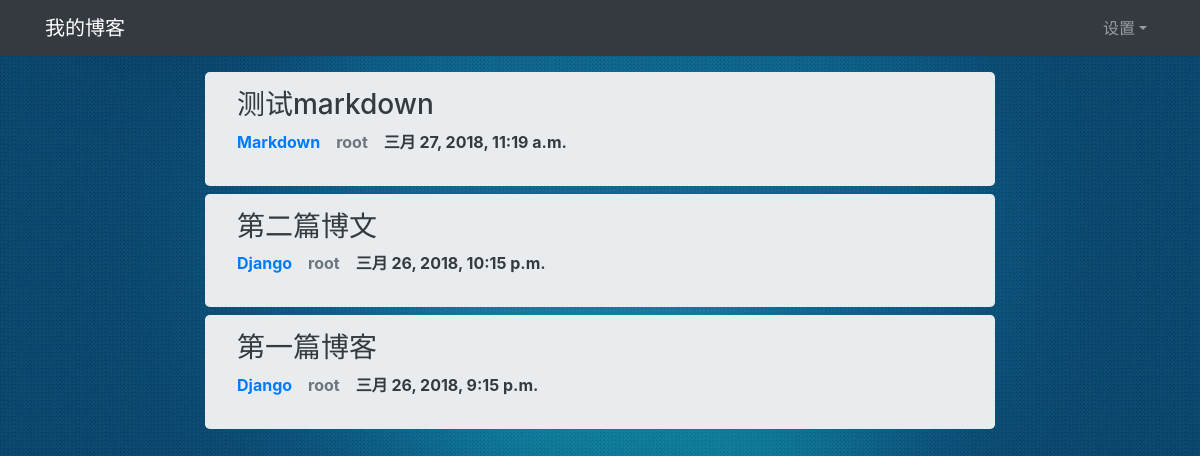
The app's page /, older data.
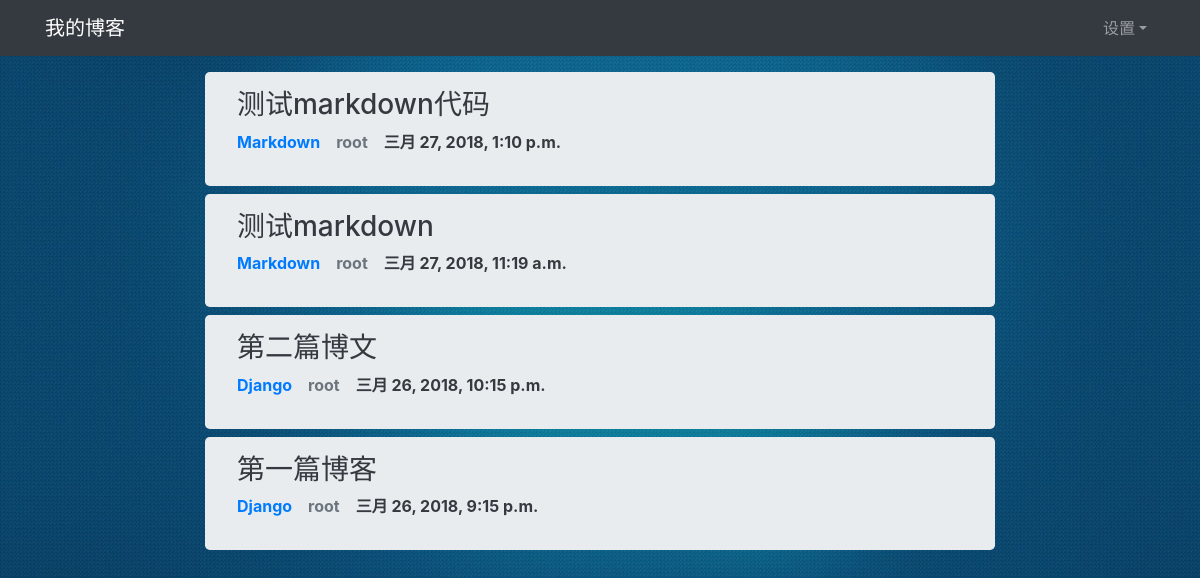
The same page, newer data.
### blog/models.py (models this page shows, shortened)
class Article(models.Model):
    title = models.CharField(max_length=100)
    body = models.TextField()
    category = models.ForeignKey(Category, on_delete=models.CASCADE)
    created_time = models.DateTimeField(auto_now_add=True)
    modified_time = models.DateTimeField(auto_now=True)
    author = models.ForeignKey(User, on_delete=models.CASCADE)
    tags = models.ManyToManyField(Tag)

class Category(models.Model):
    name = models.CharField(max_length=100)
    def __str__(self):
        return self.name

### blog/views.py (the view)
# urls.py: path('', views.index, name="index"),
def index(request):
    articles = Article.objects.all().order_by('-created_time')
    context = {'articles': articles}
    return render(request, 'blog/index.html', context)

### blog/templates/blog/index.html
{% extends 'blog/base.html' %}
{% load i18n %}
{% load static %}
{% block extracss %}
        <link rel="stylesheet" href="{% static 'css/index.css' %}">
{% endblock extracss %}
{% block content %}
<div class="row">
    <div class="col-md-2">
    </div>
    <div class="col-md-8">
        {% for article in articles %}
            <div class="jumbotron jumbotron-articles">
                <h3><a href="{% url 'blog:article_details' article.id %}" class="a-text a-hover">{{ article.title }}</a></h3>
                <dl class="list-articles">
                    <dt><a class="a-hover" href="#">{{ article.category }}</a></dt>
                    <dt><a class="text-secondary a-hover" href="#">{{ article.author }}</a></dt>
                    <dt><a href="#" class="text-dark a-hover">{{ article.created_time }}</a></dt>
                </dl>
            </div>
        {% endfor %}
    </div>
</div>
{% endblock content %}

### blog/templates/blog/base.html (shortened to what this page needs)
{% load i18n %}
{% load static %}
<!doctype html>
<html lang="en">
    <head>
        <link rel="stylesheet" href="{% static 'bootstrap4/css/bootstrap.min.css' %}">
        {% block extracss %}{% endblock extracss %}
    </head>
    <body>
        <header>
            <nav class="navbar navbar-expand-sm navbar-dark bg-dark fixed-top">
            <div class="container">
                <div class="navbar-header">
                    <a class="navbar-brand" href="{% url 'blog:index' %}">{% trans 'Myblog' %}</a>
                </div>
                <div id="navbar" class="collapse navbar-collapse justify-content-end">
                    <ul class="navbar-nav">
                        <li class="nav-item dropdown">
                            <a class="nav-link dropdown-toggle" href="#" id="setting" role="button" data-toggle="dropdown" aria-haspopup="true" aria-expanded="false">{% trans 'setting' %}</a>
                        </li>
                    </ul>
                </div>
            </div>
        </nav>
        </header>
        <main role="main">
                    {% block content %}{% endblock content %}
        </main>
    </body>
</html>

### blog/static/css/index.css (style rules this page uses)
html,body { min-height: 100%; width: 100% height: 100%; margin: 0; padding: 0; }
body { background: url("../img/bg-1.jpg") no-repeat; background-size: 100% 100%; margin-bottom: 35px; background-attachment: scroll; overflow-x: hidden; }
main { margin-top: 4rem; }
.a-text { color: #343a40; }
.jumbotron-articles { margin: 0.5rem 0; padding: 1rem 2rem; }
.list-articles { display: flex; }
.list-articles dt { margin-right: 1rem; }

Row changes from the older to the newer data that the page shows:
added Article: title "测试markdown代码", category "Markdown", author "root", created_time "三月 27, 2018, 1:10 p.m."
